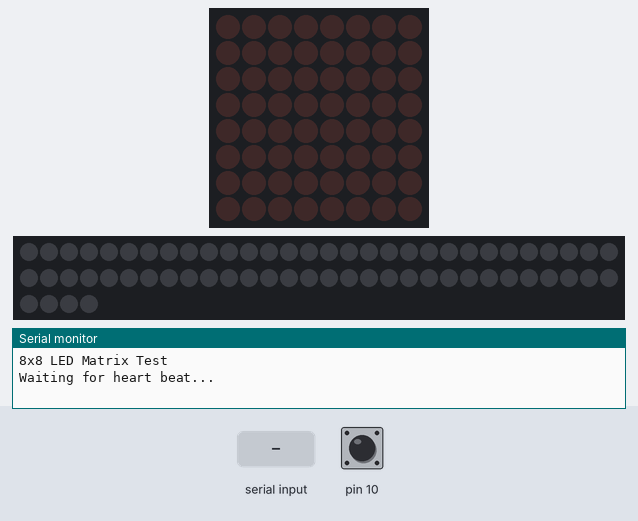
The sketch below on a simulated Arduino Uno, built with avr-gcc and run on an emulated ATmega328P. Shown: 8×8 LED matrix, 64 RGB LEDs in strip order, left to right, continuing on the next row, the last lines printed to the serial monitor. The inputs (shaded band) are chosen by the test bench; at power-on: pin 10 LOW.

Above: at 0.9 s.
1.0 s: pin 10 driven HIGH
At 2.3 s:
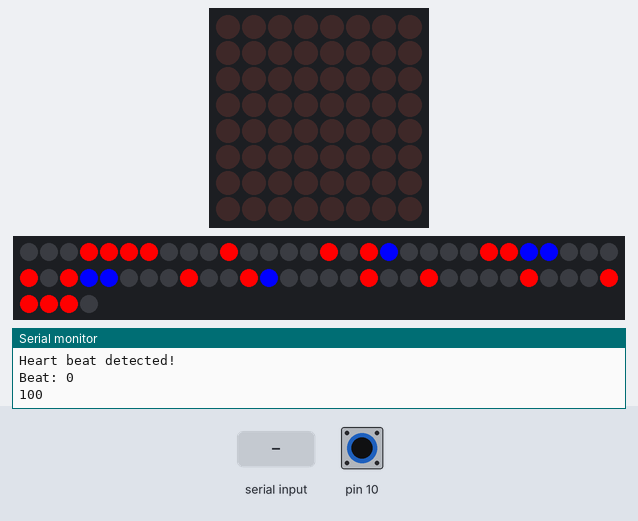
4.0 s: "1" received over the second serial link
7.0 s: "0" received over the second serial link
10.0 s: pin 10 pulsed LOW 5 times (0.12 s each, 0.3 s apart)
At 12.0 s:
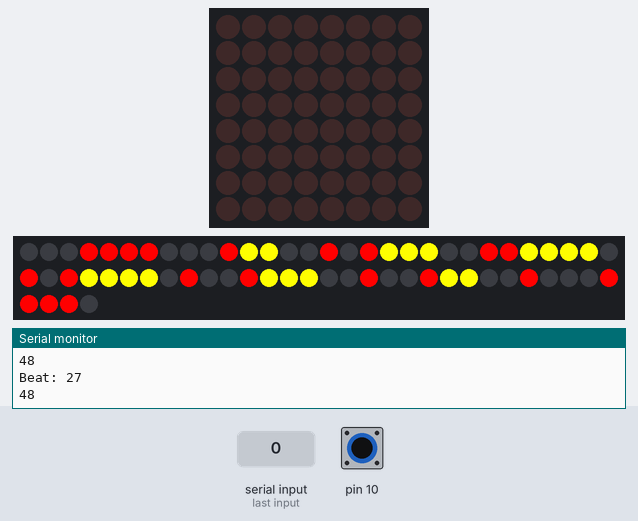
13.7 s: pin 10 pulsed LOW 2 times (0.12 s each, 0.3 s apart)
At 18.4 s:
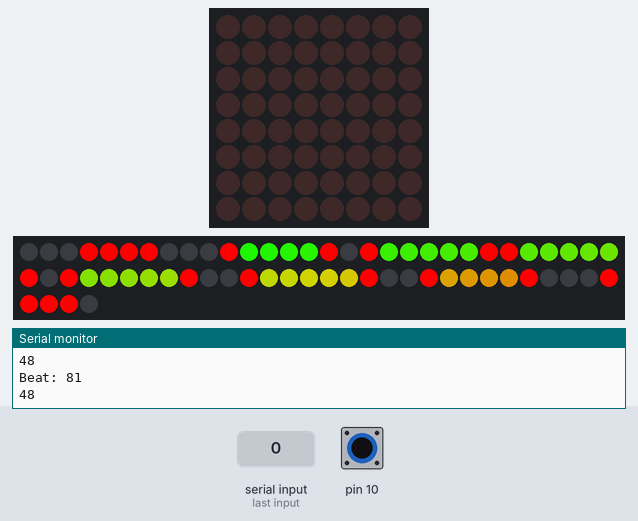

The sketch:

heartbeat_battery.ino
```cpp
#include <Wire.h>
#include "Adafruit_LEDBackpack.h"
#include "Adafruit_GFX.h"
#include <Adafruit_NeoPixel.h>
#include <SoftwareSerial.h>

#define PIN 4

int bluetoothTx = 2;  // TX-O pin of BLUESMiRF
int bluetoothRx = 3;  // RX-I pin of BLUESMiRF

SoftwareSerial bluetooth(bluetoothTx, bluetoothRx);

volatile int diff1 = 0;
volatile int diff2 = 0;
volatile int diff3 = 0;
volatile int diff4 = 0;
volatile int diff5 = 0;

int BPM, BPMforDisplay;
unsigned long iterationCounter;
int animationPosition = 4;
byte oldSample, sample;
long pulsetime, lastpulsetime;
Adafruit_NeoPixel strip = Adafruit_NeoPixel(64, PIN, NEO_GRB + NEO_KHZ800);
int prevHeartValue = 0;
Adafruit_8x8matrix matrix = Adafruit_8x8matrix();
int targetRate = 100;

    int redPixels[] = {3,4,5,6,10,15,17,23,24,30,32,38,41,47,50,55,59,60,61,62};
    int blackPixels[] = {0,1,2,7,8,9,16,31,39,40,48,49,56,57,58,63};

void setup() {
  Serial.begin(9600);
  bluetooth.begin(115200);  // The Bluetooth Mate defaults to 115200bps
  bluetooth.print("$");  // Print three times individually
  bluetooth.print("$");
  bluetooth.print("$");  // Enter command mode
  delay(100);  // Short delay, wait for the Mate to send back CMD
  bluetooth.println("U,9600,N");  // Temporarily Change the baudrate to 9600, no parity
  // 115200 can be too fast at times for NewSoftSerial to relay the data reliably
  bluetooth.begin(9600);  // Start bluetooth serial at 9600

  Serial.println("8x8 LED Matrix Test");
  pinMode(10, INPUT);
  Serial.println("Waiting for heart beat...");

  //Wait until a heart beat is detected
  while (!digitalRead(10)) {};
  Serial.println ("Heart beat detected!");
  matrix.begin(0x70);
  matrix.setTextSize(1);
  matrix.setTextWrap(false);
  matrix.setTextColor(LED_ON);

  strip.begin();
  strip.show();
}

void loop() {

  if (animationPosition < -20){
    animationPosition = 6;
    BPMforDisplay = BPM;
  }
      sample = digitalRead(10);  //Store signal output
  if (sample && (oldSample != sample)) {
    Serial.print("Beat: ");
    Serial.println(BPM);
    Serial.println(targetRate);

    if (BPM <= (targetRate-30)){
      fillRows(1);
    }
    else if (BPM > (targetRate-30) && BPM <= (targetRate-20)) {
      fillRows(2);
    }
    else if (BPM > (targetRate-20) && BPM <= (targetRate-10)) {
      fillRows(3);
    }
    else if (BPM >= targetRate){
      fillRows(4);
    }

    HRpulse();
  }
  oldSample = sample;           //Store last signal received
    if (iterationCounter % 900 == 0){

    matrix.clear();
    matrix.setCursor(animationPosition,0);
    matrix.print(BPMforDisplay);
    matrix.writeDisplay();
    animationPosition--;

    for (int i=0; i<21; i++){
       strip.setPixelColor( redPixels[i], strip.Color(255, 0, 0));
    }

    for (int j=0; j<16; j++){
      strip.setPixelColor(blackPixels[j], strip.Color(0,0,0));
    }
         strip.setPixelColor(0, strip.Color(0,0,0));
    strip.show();
  }

 iterationCounter++;

 if(bluetooth.available())  // If the bluetooth sent any characters
  {
    // Send any characters the bluetooth prints to the serial monitor
    targetRate = (int)bluetooth.read();
    Serial.println(targetRate);
  }

}

void HRpulse()
{
  pulsetime = millis();
  rollBuffer();
  diff1 = pulsetime - lastpulsetime;
  if (diff5 != 0) {
    BPM = 60000 / ((diff1 + diff2 + diff3 + diff4 + diff5)/5);
  }
  lastpulsetime = pulsetime;
}

void rollBuffer()
{
  diff5 = diff4;
  diff4 = diff3;
  diff3 = diff2;
  diff2 = diff1;
  diff1 = 0;
}

void fillRows(int heartValue) {

  if (heartValue == 1){
    fillRow(0, strip.Color(0, 0, 255));
  }

  else if (heartValue == 2){
    fillRow(2, strip.Color(255, 255, 0));
  }

  else if (heartValue == 3){
    fillRow(5, strip.Color(255, 0, 0));
  }

  else if (heartValue == 4){

    rainbow(20);

  }

  prevHeartValue = heartValue;
}

void fillRow(int mod, uint32_t c){
  for(uint16_t i=0; i<64; i++) {
      if (i%8 <= mod+2){
        strip.setPixelColor(i, c);
      }
      else if (i%8 > mod+2){
        strip.setPixelColor(i,strip.Color(0, 0, 0));
      }
  }
  for(int j=0;j<16;j++){
    strip.setPixelColor(blackPixels[j],strip.Color(0, 0, 0));
  }
  for (int l=0;l<21;l++){
      strip.setPixelColor(redPixels[l], strip.Color(255, 0, 0));
    }
            strip.setPixelColor(0,strip.Color(0, 0, 0));
  strip.show();
}

void rainbow(uint8_t wait) {
  uint16_t i, j, k;

  for(j=0; j<256; j+=2) {
    for(i=0; i<strip.numPixels(); i++) {
      strip.setPixelColor(i, Wheel((i+j) & 255));
    }
    for (k=0;k<16;k++){
      strip.setPixelColor(blackPixels[k], strip.Color(0, 0, 0));
    }
            strip.setPixelColor(0,strip.Color(0, 0, 0));
    strip.show();
    delay(wait);
  }
}

void clearPixels(uint8_t wait){
  for (int i=0;i<64;i++){
      strip.setPixelColor(i,strip.Color(0, 0, 0));
  }

}

uint32_t Wheel(byte WheelPos) {
  if(WheelPos < 85) {
   return strip.Color(WheelPos * 3, 255 - WheelPos * 3, 0);
  } else if(WheelPos < 170) {
   WheelPos -= 85;
   return strip.Color(255 - WheelPos * 3, 0, WheelPos * 3);
  } else {
   WheelPos -= 170;
   return strip.Color(0, WheelPos * 3, 255 - WheelPos * 3);
  }
}
```

Measured:
- after the input at 1.0 s, the display: first changes at once (image 1 shows a later state)
- what the display in image 1 shows lasts 1.0 s, from 1.5 s to 2.5 s
- what the display in image 2 shows lasts 0.8 s, from 11.4 s to 12.2 s
- what the display in image 3 shows lasts 0.6 s, from 18.0 s to 18.6 s
